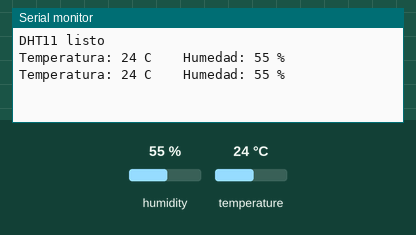
Bench run of a sketch on a simulated Arduino Uno, built with avr-gcc and run on an emulated ATmega328P. Parts: the last lines printed to the serial monitor. Wiring (inferred from the names in the program): DHT11 sensor: data pin 14. Inputs (shaded band) come from the test bench; at power-on: humidity 55 %, temperature 24 °C.

Above: at 2.8 s.
2.9 s: humidity set to 22 %
At 4.6 s:
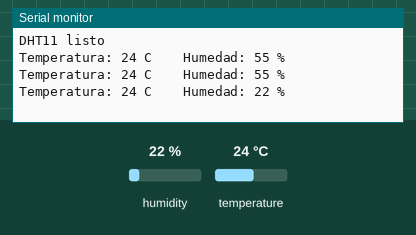
5.6 s: temperature set to 12 °C
At 6.9 s:
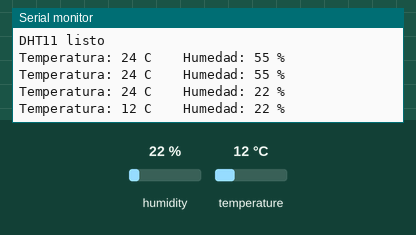
8.3 s: humidity set to 40 %
At 11.6 s:
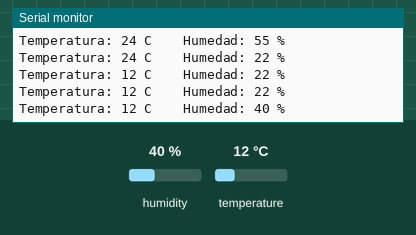
Timing chart, 0 to 13.1 s (numbered marks = the images above; inputs shaded):
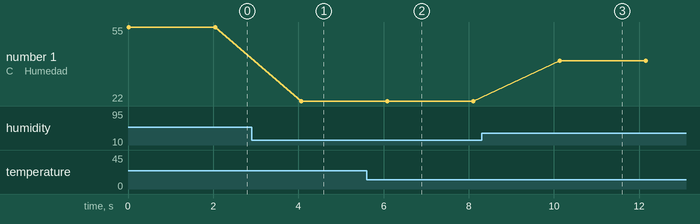

Measured:
- after the input at 2.9 s, the serial monitor: prints a new line after 1.2 s (image 1)
- after the input at 5.6 s, the serial monitor: prints a new line after 0.49 s (image 2)
- after the input at 8.3 s, the serial monitor: prints a new line after 1.8 s (image 3)
- plotted number 1: 55 → 22 after the input at 2.9 s, 22 → 40 after the input at 8.3 s

The sketch:

P20_dht11.ino
```cpp
/*
  P20 · Temperatura y humedad con el sensor DHT11             Sesión 10
  ------------------------------------------------------------------
  Qué hace: lee temperatura y humedad relativa cada 2 segundos y las muestra en el
  Monitor Serie (velocidad 9600).

  Conexiones (módulo DHT11 de 3 pines; lee las letras impresas en TU módulo):
    S (señal) -> pin A0
    + (medio) -> 5 V   (riel rojo)
    - -> GND           (riel azul)

  Ideas clave:
    - El DHT11 es un sensor DIGITAL con su propio chip: manda los datos como una
      secuencia de pulsos que Arduino debe leer con mucha precisión de tiempo.
    - Esa lectura la hace la función leerDHT11() (adaptada del código del kit,
      lección 14): la usamos como "caja negra".
    - Manda 5 datos de 8 bits: humedad (entera y decimal), temperatura (entera y decimal) y una
      suma de verificación. Este programa usa solo las partes enteras.
    - Hoja del kit: temperatura de -20 a 60 grados con +-2 grados de precisión; humedad de 5 a 95 %
      con +-5 % de precisión.
    - No se puede leer más de una vez cada ~1-2 segundos.

  Pruebas: sopla suavemente al sensor (sube la humedad) y compáralo con el termistor (P19).

  Retos:  - Anota cuánto tarda en volver la humedad a su valor normal.
          - Calcula el promedio de 5 lecturas.
          - Compara con el termistor (P20_comparar_sensores: el termistor va en A1).
*/

#define DHT11_PIN 0                 // pin A0 (bit 0 del puerto C)

bool errorDHT11 = false;                    // se activa si el sensor deja de responder

// Lee un byte (8 bits) del sensor
byte leerByteDHT11() {
  byte resultado = 0;
  for (byte i = 0; i < 8; i++) {
    unsigned int espera = 0;
    while (!(PINC & _BV(DHT11_PIN))) {      // espera que la línea suba
      if (++espera > 20000) { errorDHT11 = true; return 0; }   // evita quedarse colgado
    }
    delayMicroseconds(30);
    if (PINC & _BV(DHT11_PIN)) {
      resultado |= (1 << (7 - i));          // el pulso largo es un 1
    }
    espera = 0;
    while (PINC & _BV(DHT11_PIN)) {         // espera que termine el pulso
      if (++espera > 20000) { errorDHT11 = true; return 0; }
    }
  }
  return resultado;
}

// Devuelve true si la lectura fue buena. Entrega humedad y temperatura enteras.
bool leerDHT11(byte &humedad, byte &temperatura) {
  byte datos[5];
  errorDHT11 = false;

  // Señal de inicio: bajar la línea 18 ms y soltarla
  DDRC |= _BV(DHT11_PIN);
  PORTC |= _BV(DHT11_PIN);
  PORTC &= ~_BV(DHT11_PIN);
  delay(18);
  PORTC |= _BV(DHT11_PIN);
  delayMicroseconds(40);
  DDRC &= ~_BV(DHT11_PIN);
  delayMicroseconds(40);

  if (PINC & _BV(DHT11_PIN)) {              // el sensor debe responder con un 0
    return false;
  }
  delayMicroseconds(80);
  if (!(PINC & _BV(DHT11_PIN))) {           // y luego con un 1
    return false;
  }
  delayMicroseconds(80);

  for (byte i = 0; i < 5; i++) {
    datos[i] = leerByteDHT11();
  }

  DDRC |= _BV(DHT11_PIN);                   // deja la línea en reposo (alta)
  PORTC |= _BV(DHT11_PIN);

  if (errorDHT11) {
    return false;
  }
  byte suma = datos[0] + datos[1] + datos[2] + datos[3];
  if (datos[4] != suma) {                   // verificación de errores
    return false;
  }
  humedad = datos[0];
  temperatura = datos[2];
  return true;
}

void setup() {
  Serial.begin(9600);
  Serial.println("DHT11 listo");
}

void loop() {
  byte humedad;
  byte temperatura;

  if (leerDHT11(humedad, temperatura)) {
    Serial.print("Temperatura: ");
    Serial.print(temperatura);
    Serial.print(" C    Humedad: ");
    Serial.print(humedad);
    Serial.println(" %");
  } else {
    Serial.println("Error al leer el DHT11. Revisa las conexiones.");
  }
  delay(2000);
}
```
